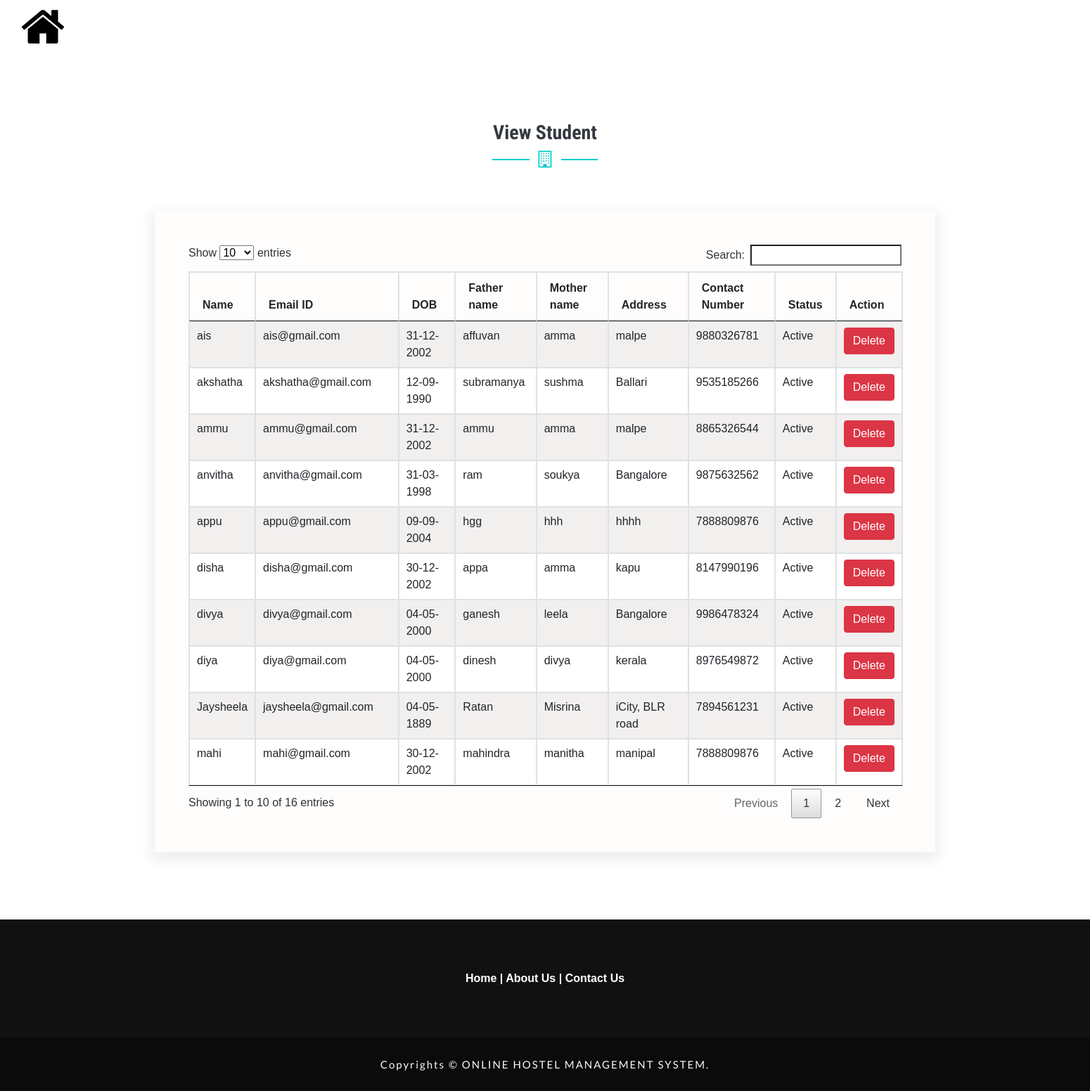
Screenshot of /viewhosteller.php with the database file from the repository.
### tables this page shows
CREATE TABLE IF NOT EXISTS `hosteller` (
  `hostellerid` int(10) NOT NULL AUTO_INCREMENT,
  `hostellertype` varchar(15) NOT NULL COMMENT 'Student, Employee, Others',
  `name` varchar(50) NOT NULL,
  `emailid` varchar(50) NOT NULL,
  `password` varchar(100) NOT NULL,
  `dob` date NOT NULL,
  `father_name` varchar(50) NOT NULL,
  `mother_name` varchar(50) NOT NULL,
  `address` text NOT NULL,
  `contact_no` varchar(15) NOT NULL,
  `status` varchar(10) NOT NULL,
  PRIMARY KEY (`hostellerid`)
);

### viewhosteller.php (the view, shortened to what this page needs)
<?php
include("header.php");
?>
	<section class="contact-wthree py-5" id="contact">
		<div class="container py-xl-5 py-lg-3">
			<div class="title text-center mb-sm-5 mb-4">
				<h3 class="title-w3 text-bl text-center font-weight-bold">View Student</h3>
				<div class="arrw">
					<i class="fa fa-building-o" aria-hidden="true"></i>
				</div>
			</div>
			<div class="row pt-xl-4">
				<div class="col-lg-12">
					<div class="contact-form-wthreelayouts">
<table id="datatable"  class="table table-striped table-bordered">
	<thead>
		<tr>
			<th>Name</th>
			<th>Email ID </th>
			<th>DOB</th>
			<th>Father name</th>
			<th>Mother name</th>
			<th>Address</th>
			<th>Contact Number</th>
			<th>Status</th>
			<th>Action</th>
		</tr>
	</thead>
	<tbody>
	<?php
	$sql ="SELECT * FROM  hosteller";
	$qsql = mysqli_query($con,$sql);
	while($rs = mysqli_fetch_array($qsql))
	{
		echo "<tr>
			<td>$rs[name]</td>
			<td>$rs[emailid]</td>
			<td>" . date("d-m-Y",strtotime($rs['dob'])) . "</td>
			<td>$rs[father_name]</td>
			<td>$rs[mother_name]</td>
			<td>$rs[address]</td>
			<td>$rs[contact_no]</td>
			<td>$rs[status]</td>
			<td>  <a href='#' onclick='return confirmtodel(`$rs[0]`)' class='btn btn-danger' >Delete</a></td>
		</tr>";
	}
	?>
	</tbody>
</table>
					</div>
				</div>
			</div>
		</div>
	</section>
	<?php
	include("footer.php");
	?>

### css/style.css (style rules this page uses)
body { padding: 0; background: #FFF; font-family: 'Lato', sans-serif; }
body a, body button { transition: 0.5s all; -webkit-transition: 0.5s all; -moz-transition: 0.5s all; -o-transition: 0.5s all; -ms-transition: 0.5s all; text-decoration: none; }
html { scroll-behavior: smooth; }
h1, h2, h3, h4, h5, h6 { margin: 0; padding: 0; font-family: 'Roboto Condensed', sans-serif; }
.text-bl { color: #343a40; }
.arrw { width: 150px; height: 2px; background: #00cec9; text-align: center; margin: 20px auto; position: relative; }
.arrw i { color: #00cec9; font-size: 24px; background: #fff; position: absolute; left: 0; right: 0; top: -12px; width: 30%; margin: 0 auto; }
.contact-wthree { background: url(../images/bg5.png) repeat top; background-size: contain; -webkit-background-size: contain; -o-background-size: contain; -moz-background-size: contain; -ms-background-size: contain; }
.contact-form-wthreelayouts { padding: 3em; background: #fffcfc; box-shadow: 0px 6px 18px 5px rgba(0, 0, 0, 0.07); }

### header.php (style rules this page uses)
body { font-family:Arial, Helvetica, sans-serif; }

### rows the page displays
hosteller: name "anvitha", emailid "anvitha@gmail.com", dob "31-03-1998", father_name "ram", mother_name "soukya", address "Bangalore", contact_no "9875632562", status "Active"
hosteller: name "akshatha", emailid "akshatha@gmail.com", dob "12-09-1990", father_name "subramanya", mother_name "sushma", address "Ballari", contact_no "9535185266", status "Active"
hosteller: name "diya", emailid "diya@gmail.com", dob "04-05-2000", father_name "dinesh", mother_name "divya", address "kerala", contact_no "8976549872", status "Active"
hosteller: name "divya", emailid "divya@gmail.com", dob "04-05-2000", father_name "ganesh", mother_name "leela", address "Bangalore", contact_no "9986478324", status "Active"
hosteller: name "Jaysheela", emailid "jaysheela@gmail.com", dob "04-05-1889", father_name "Ratan", mother_name "Misrina", address "iCity, BLR road", contact_no "7894561231", status "Active"
hosteller: name "appu", emailid "appu@gmail.com", dob "09-09-2004", father_name "hgg", mother_name "hhh", address "hhhh", contact_no "7888809876", status "Active"
hosteller: name "ammu", emailid "ammu@gmail.com", dob "31-12-2002", father_name "ammu", mother_name "amma", address "malpe", contact_no "8865326544", status "Active"
hosteller: name "ais", emailid "ais@gmail.com", dob "31-12-2002", father_name "affuvan", mother_name "amma", address "malpe", contact_no "9880326781", status "Active"
hosteller: name "mahi", emailid "mahi@gmail.com", dob "30-12-2002", father_name "mahindra", mother_name "manitha", address "manipal", contact_no "7888809876", status "Active"
hosteller: name "disha", emailid "disha@gmail.com", dob "30-12-2002", father_name "appa", mother_name "amma", address "kapu", contact_no "8147990196", status "Active"
